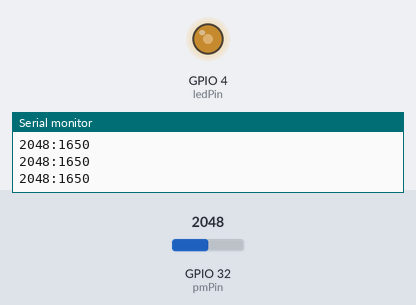
This sketch was run on a simulated ESP32. Shown: output pins drawn as LEDs (lit = HIGH), the last lines printed to the serial monitor. The inputs (shaded band) are chosen by the test bench; at power-on: GPIO 32 (pmPin) = 2048 (analog values on the 0–4095 scale).

Above: at 1.2 s.
1.3 s: GPIO 32 (pmPin) set to 2866
At 1.9 s:
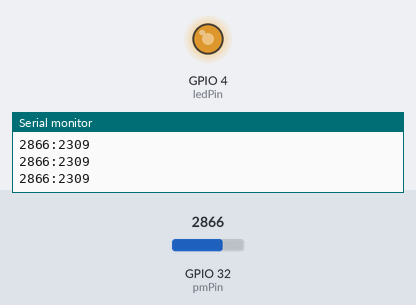
2.8 s: GPIO 32 (pmPin) set to 3603
At 3.1 s:
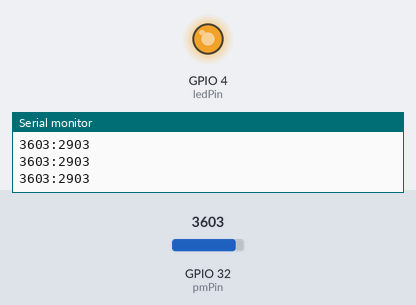
4.3 s: GPIO 32 (pmPin) set to 491
At 5.4 s:
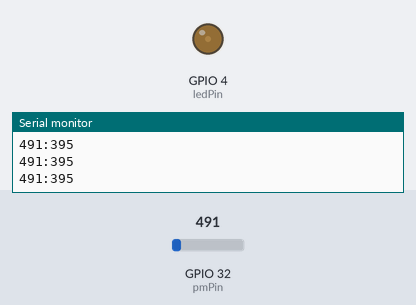
5.8 s: GPIO 32 (pmPin) set to 0
At 6.5 s:
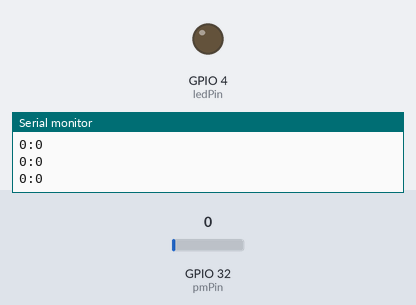
Timing chart, 0 to 8.3 s (numbered marks = the images above; inputs shaded):
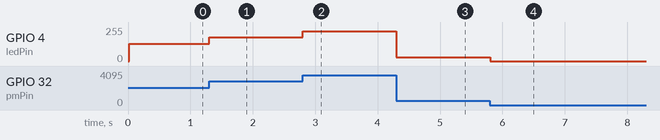

Measured:
- after the input at 1.3 s, GPIO 4 (ledPin): 128/255 → 178/255 at once
- after the input at 2.8 s, GPIO 4 (ledPin): 178/255 → 224/255 at once
- after the input at 4.3 s, GPIO 4 (ledPin): 224/255 → 30/255 at once
- after the input at 5.8 s, GPIO 4 (ledPin): 30/255 → 0/255 at once

The sketch:

sketch_jul14b.ino
```cpp
/* ADC + LEDC + 定时器(软件)
  通过更改定位器阻值控制LED亮度
*/
#include <AsyncTimer.h>

int pmPin = 32; // 电位器GPIO接口
int ledPin = 4; // LED
int ch0 = 0; // ledc通道

AsyncTimer timer;
int taskId = 0;

void ChangeLedLightness()
{
  int val = analogRead(pmPin); // ADC值
  Serial.printf("%d:", val);

  auto vol = analogReadMilliVolts(pmPin); // 电压值：毫伏值
  Serial.println(vol);

  int duty = val / 4095.0 * 1024;
  ledcWrite(ch0, duty);
}

void setup() {
  Serial.begin(115200);
  analogReadResolution(12); // 确定analogRead() 函数返回的值的分辨率(以位为单位)
  analogSetAttenuation(ADC_11db); // 设置所有通道衰减值

  ledcSetup(ch0, 1000, 10); // 设置ledc通道0，频率1000HZ，精度10
  ledcAttachPin(ledPin, ch0);

  taskId = timer.setInterval(ChangeLedLightness, 20); //周期定时任务
}

void loop() {
  timer.handle();
}
```
